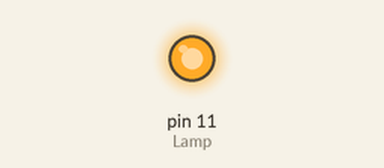
A sketch run on a simulated Arduino Uno, built with avr-gcc and run on an emulated ATmega328P. Parts: output pins drawn as LEDs (lit = HIGH).

Above: at 2.5 s.
At 10.0 s:
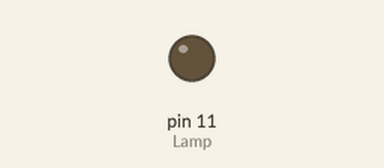
Timing chart, 0 to 19.5 s (numbered marks = the images above):
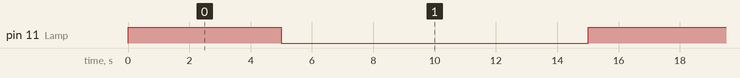

Measured:
- by itself, pin 11 (Lamp): alternates HIGH for 5.0 s and LOW for 10.0 s

The sketch:

Lamp.ino
```cpp
#define Lamp 11

void setup() {
pinMode(Lamp, OUTPUT);
}

void loop() {
  digitalWrite(Lamp, HIGH);
  delay(5000);
  digitalWrite(Lamp, LOW);
  delay(10000);
}
```
